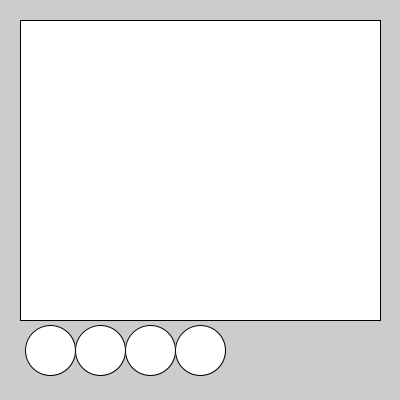
Frame 1 (no input)
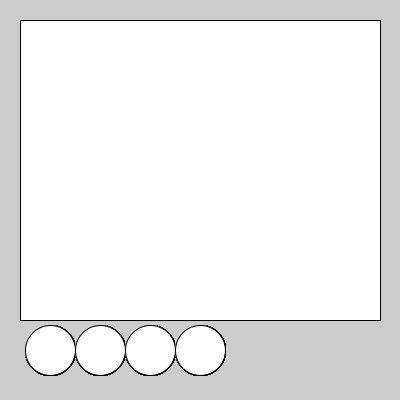
Frame 60 (the mouse pressed at the canvas centre just before this capture)
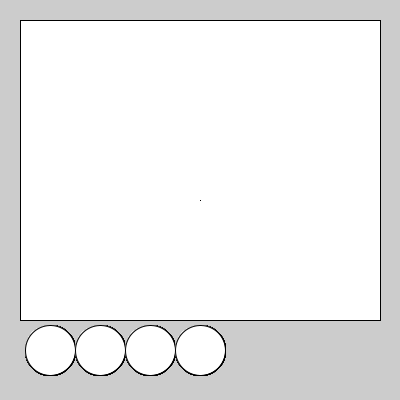
Frame 120 (the mouse held since frame 60 and released just before this capture)

The Processing sketch that drew these frames (run headless with seeded random() and noise(); from frame 60 on, the mouse is pressed at the canvas centre):

// Processing sketch: paint_10
// ── paint_10.pde
color colorLapiz = color(0);

void setup(){
  size(400,400);
  dibujarPantalla();
}

void draw(){
  dibujarBoton(50, 350, color(255,0,0), color(150,0,0));
  dibujarBoton(100, 350, color(0,0,255), color(0,0,150));
  dibujarBoton(150, 350, color(0,255,0), color(0,150,0));
  dibujarBoton(200, 350, color(255,0,255), color(15,0,150));
  dibujarLapiz();
}

// ── funciones.pde
void dibujarPantalla() {
  rect(20, 20, 360, 300);
}

void dibujarBoton(
  int posX, int posY, 
  color colorFigura, color colorFiguraPresionado) {
  if (dist(mouseX, mouseY, posX, posY) < 25) {
    fill(colorFigura);
    if(mousePressed){
      colorLapiz = colorFigura;
      fill(colorFiguraPresionado);
    }
  }else{
    fill(255); 
  }
  ellipse(posX, posY, 50, 50);
}

void dibujarLapiz() {
  if (
    (mouseX > 20 && mouseX < 380 && mouseY > 20 && mouseY < 320) &&
    (pmouseX > 20 && pmouseX < 380 && pmouseY > 20 && pmouseY < 320)
    ) {
    stroke(colorLapiz);
    line(pmouseX, pmouseY, mouseX, mouseY);
  }
}
